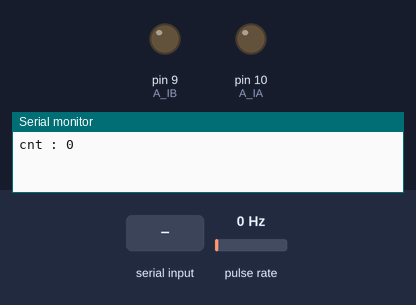
This sketch was run on a simulated Arduino Uno, built with avr-gcc and run on an emulated ATmega328P. Shown: output pins drawn as LEDs (lit = HIGH), the last lines printed to the serial monitor. Wiring (inferred from the names in the program): pulse sensor: data pin 2. The inputs (shaded band) are chosen by the test bench; at power-on: pulse rate 0 Hz.

Above: at 1.2 s.
1.3 s: "f" received over Serial
At 1.7 s:
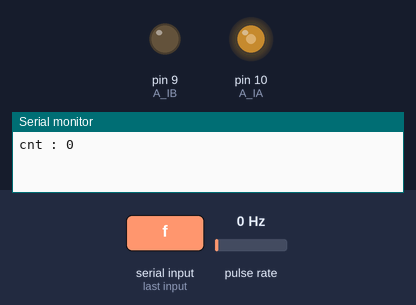
2.8 s: "s" received over Serial
At 4.1 s:
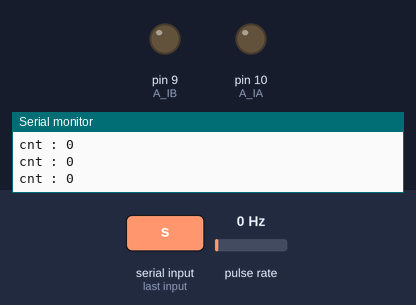
Timing chart, 0 to 5.8 s (numbered marks = the images above; inputs shaded):
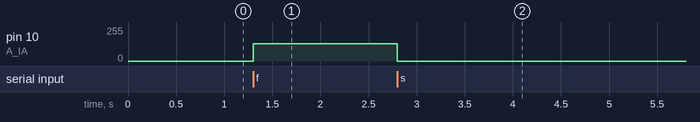

The sketch:

encoder_test.ino
```cpp
int A_IA = 10;
int A_IB = 9;
int ENCODER = 2; // UNO에서는 2번 또는 3번 핀을 사용해야 합니다.
volatile int count = 0;
unsigned long oldTime = 0; // millis()는 unsigned long이므로 타입을 맞추는 것이 좋습니다.
unsigned long newTime = 0;

void ISRencoder(){
  count++;
}

void setup() {
  Serial.begin(115200);
  pinMode(A_IA, OUTPUT);
  pinMode(A_IB, OUTPUT);
  pinMode(ENCODER, INPUT_PULLUP);

  // digitalPinToInterrupt를 사용하여 안전하게 설정합니다.
  attachInterrupt(digitalPinToInterrupt(ENCODER), ISRencoder, FALLING);
}

void loop() {
  if(Serial.available() > 0){
    char c = Serial.read();
    if(c == 'f'){
      analogWrite(A_IA, 128);
      analogWrite(A_IB, 0);
    }
    else if (c == 's'){
      analogWrite(A_IA, 0);
      analogWrite(A_IB, 0);
    }
  }

  newTime = millis();
  if(newTime - oldTime > 1000){
    oldTime = newTime;

    // count 값을 읽을 때만 잠시 인터럽트를 중지했다가 다시 켭니다.
    noInterrupts();
    int currentCount = count;
    count = 0; // 1초마다 초기화하고 싶다면 여기서 0으로 만듭니다.
    interrupts();

    Serial.print("cnt : ");
    Serial.println(currentCount);
  }
}
```

Measured:
- after the input at 1.3 s, pin 10 (A_IA): 0/255 → 128/255 at once
- after the input at 2.8 s, pin 10 (A_IA): 128/255 → 0/255 at once
